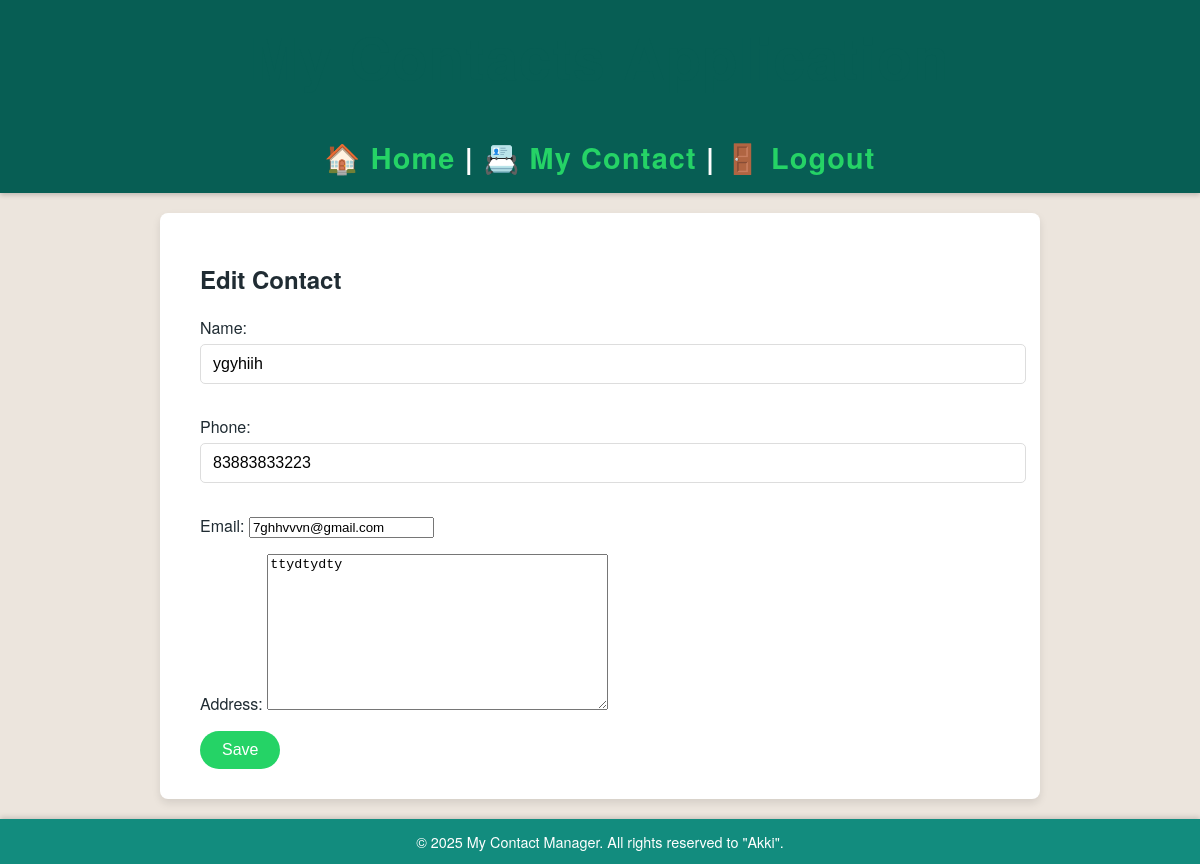
Before: /contacts/edit/7/ (signed in) with the older database file.
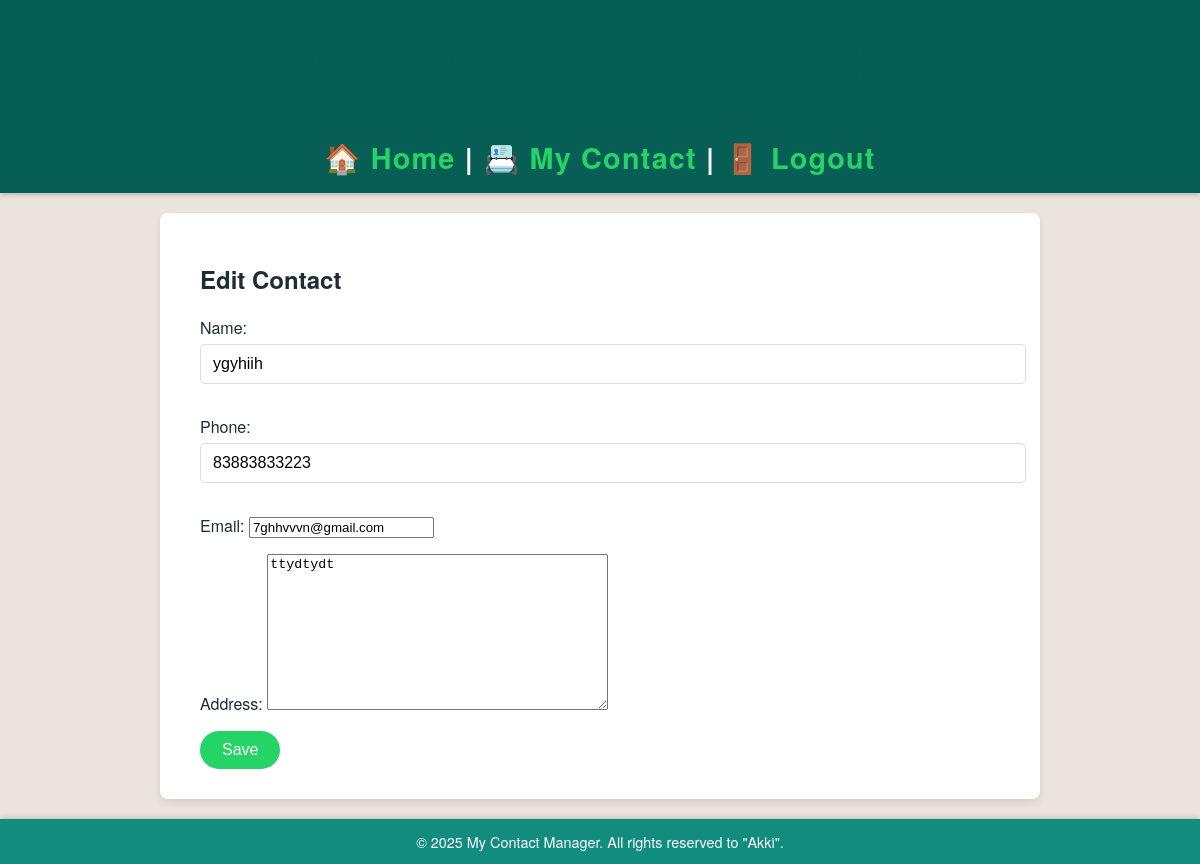
After: the same page with the newer database file.
### contacts/models.py (models this page shows, shortened)
class Contact(models.Model):
    user = models.ForeignKey(User, on_delete=models.CASCADE)
    name = models.CharField(max_length=100)
    phone = models.CharField(max_length=20)
    email = models.EmailField(blank=True)
    address = models.TextField(blank=True)

### contacts/views.py (the view)
# urls.py: path('edit/<int:contact_id>/', views.edit_contact, name='edit_contact'),
@login_required
def edit_contact(request, contact_id):
    contact = get_object_or_404(Contact, id=contact_id, user=request.user)
    if request.method == 'POST':
        form = ContactForm(request.POST, instance=contact)
        if form.is_valid():
            form.save()
            return redirect('contacts:list')  # ✅ fixed
    else:
        form = ContactForm(instance=contact)
    return render(request, 'contacts/edit.html', {'form': form})

### contacts/forms.py
class ContactForm(forms.ModelForm):
    class Meta:
        model = Contact
        fields = ['name', 'phone', 'email', 'address']

### templates/contacts/edit.html (shortened to what this page needs)
{% extends 'base.html' %}
{% block content %}
  <h2>{{ form.instance.pk|yesno:"Edit Contact,Add Contact" }}</h2>
  <form method="post">
    {{ form.as_p }}
    <button type="submit">Save</button>
  </form>
{% endblock %}

Changed rows visible on the page:
changed Contact "Edit Contact": address "ttydtydty" → "ttydtydt"
